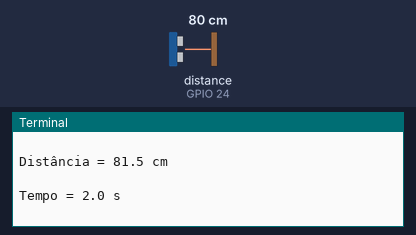
Bench run of a program on a simulated Raspberry Pi (BCM pin numbers). On the bench: the last lines printed to the terminal. The test bench sets the inputs (shaded band); at power-on: distance to the obstacle (sensor on GPIO 24) 80 cm. The echo pulse lasts 58.3 µs per cm; no MQTT or app messages arrive unless stated; the clock reads 2024-03-15 10:24:30 at power-on unless the program sets it.

Above: at 1.3 s.
1.4 s: distance to the obstacle (sensor on GPIO 24) set to 2 cm
At 2.5 s:
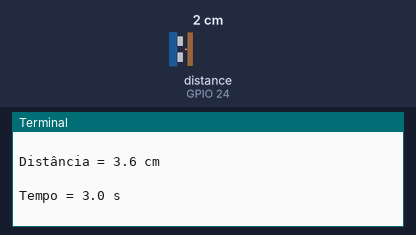
2.9 s: distance to the obstacle (sensor on GPIO 24) set to 4 cm
At 4.0 s:
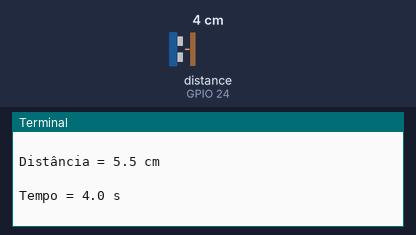
Timing chart, 0 to 5.9 s (numbered marks = the images above; inputs shaded):
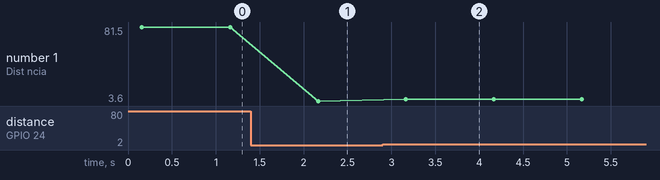

Measured:
- after the input at 1.4 s, the terminal: prints a new line after 0.76 s (image 1)
- after the input at 2.9 s, the terminal: prints a new line after 0.27 s (image 2)
- plotted number 1: 81.5 → 3.6 after the input at 1.4 s, 3.6 → 5.5 after the input at 2.9 s

The program:

testemqtt2.py
```python
# Bibliotecas
import paho.mqtt.client as mqtt
import RPi.GPIO as GPIO
import time
import json

#connecting to broker
broker_address = "192.168.4.145"
client = mqtt.Client("Programa da Distância")
print("connecting to broker")
client.connect(broker_address)

# Modos do GPIO (Board/ BCM)
GPIO.setmode(GPIO.BCM)
GPIO.setwarnings(True)
GPIO_TRIGGER = 18
GPIO_ECHO = 24

# Setar I/O do GPIO
GPIO.setup(GPIO_TRIGGER, GPIO.OUT)
GPIO.setup(GPIO_ECHO, GPIO.IN)
GPIO.output(GPIO_TRIGGER, False)
#time.sleep(2)


def distance():

    #set Trigger to HIGH
    GPIO.output(GPIO_TRIGGER, True)

    #set Trigger after 0.01 ms to LOW
    time.sleep(0.00001)
    GPIO.output(GPIO_TRIGGER, False)

    pulse_start = time.time()
    pulse_end = time.time()

    # save StartTime
    while GPIO.input(GPIO_ECHO) == 0:
        #print("teste")
        pulse_start = time.time()

    # save time of arrival
    while GPIO.input(GPIO_ECHO) == 1:
        pulse_end = time.time()

    # time difference between start and arrival
    pulse_time = pulse_end - pulse_start
    #multiply with the sonic speed (34300 cm/s)
    distance = round(pulse_time * 17150,2)

    return distance + 1.5

tempo = 0
try:
    while True:
        client.loop_start()
        tempo += 0.8
        tempo = round(tempo,0)
        dist = distance()
        teste = {'Dist':dist}
        #dados = {'time':tempo,'dist':dist}
        data_out = json.dumps(teste)
        #print("Subscribing to topic", "topic")
        client.subscribe("ultrasonic")
        #print("Publishing to topic", "topic")
        client.publish("ultrasonic", data_out)
        print("Distância = %.1f cm \n" % dist)
        print("Tempo = %.1f s \n" % tempo)
        time.sleep(1)
        client.loop_stop()

#reset by pressing CRTL-C
except KeyboardInterrupt:
    print("Stopping Services...")

finally:
    print("CLeaning  UP")
    GPIO.cleanup()
```
